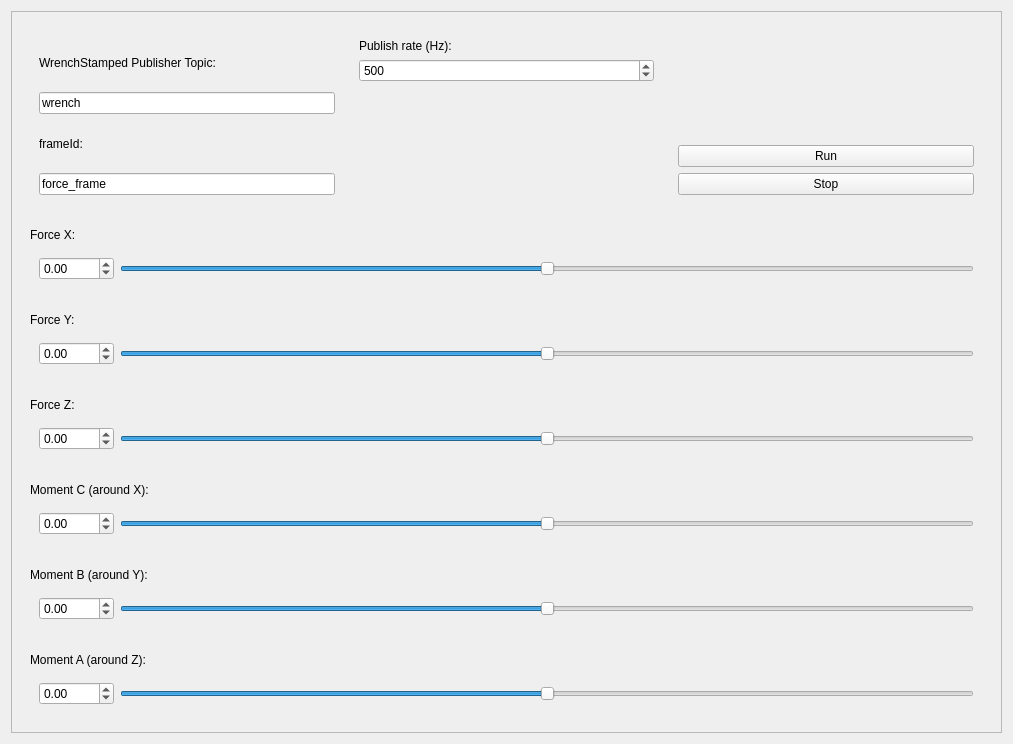
<?xml version="1.0" encoding="UTF-8"?>
<ui version="4.0">
 <class>Dialog</class>
 <widget class="QWidget" name="Dialog">
  <property name="geometry">
   <rect>
    <x>0</x>
    <y>0</y>
    <width>1013</width>
    <height>744</height>
   </rect>
  </property>
  <property name="windowTitle">
   <string>Dialog</string>
  </property>
  <layout class="QVBoxLayout" name="verticalLayout_8">
   <item>
    <widget class="QFrame" name="frame">
     <property name="frameShape">
      <enum>QFrame::StyledPanel</enum>
     </property>
     <property name="frameShadow">
      <enum>QFrame::Raised</enum>
     </property>
     <layout class="QVBoxLayout" name="verticalLayout_2">
      <item>
       <widget class="QWidget" name="widget_13" native="true">
        <layout class="QHBoxLayout" name="horizontalLayout_7">
         <item>
          <widget class="QWidget" name="widget_15" native="true">
           <layout class="QVBoxLayout" name="verticalLayout_11">
            <item>
             <widget class="QLabel" name="label">
              <property name="text">
               <string>WrenchStamped Publisher Topic:</string>
              </property>
             </widget>
            </item>
            <item>
             <widget class="QLineEdit" name="lineEdit_topic">
              <property name="sizePolicy">
               <sizepolicy hsizetype="Preferred" vsizetype="Fixed">
                <horstretch>0</horstretch>
                <verstretch>0</verstretch>
               </sizepolicy>
              </property>
              <property name="text">
               <string>wrench</string>
              </property>
             </widget>
            </item>
            <item>
             <widget class="QLabel" name="label_9">
              <property name="text">
               <string>frameId:</string>
              </property>
             </widget>
            </item>
            <item>
             <widget class="QLineEdit" name="lineEdit_frameId">
              <property name="sizePolicy">
               <sizepolicy hsizetype="Preferred" vsizetype="Fixed">
                <horstretch>0</horstretch>
                <verstretch>0</verstretch>
               </sizepolicy>
              </property>
              <property name="text">
               <string>force_frame</string>
              </property>
             </widget>
            </item>
           </layout>
          </widget>
         </item>
         <item>
          <widget class="QWidget" name="widget_16" native="true">
           <layout class="QVBoxLayout" name="verticalLayout_9">
            <item>
             <widget class="QLabel" name="label_8">
              <property name="text">
               <string>Publish rate (Hz):</string>
              </property>
             </widget>
            </item>
            <item>
             <widget class="QSpinBox" name="spinBox_rate">
              <property name="maximum">
               <number>1000</number>
              </property>
              <property name="value">
               <number>500</number>
              </property>
             </widget>
            </item>
            <item>
             <spacer name="verticalSpacer">
              <property name="orientation">
               <enum>Qt::Vertical</enum>
              </property>
              <property name="sizeHint" stdset="0">
               <size>
                <width>20</width>
                <height>40</height>
               </size>
              </property>
             </spacer>
            </item>
           </layout>
          </widget>
         </item>
         <item>
          <widget class="QWidget" name="widget_14" native="true">
           <layout class="QVBoxLayout" name="verticalLayout_10">
            <item>
             <spacer name="verticalSpacer_2">
              <property name="orientation">
               <enum>Qt::Vertical</enum>
              </property>
              <property name="sizeHint" stdset="0">
               <size>
                <width>20</width>
                <height>40</height>
               </size>
              </property>
             </spacer>
            </item>
            <item>
             <widget class="QPushButton" name="pushButton_run">
              <property name="text">
               <string>Run</string>
              </property>
             </widget>
            </item>
            <item>
             <widget class="QPushButton" name="pushButton_stop">
              <property name="text">
               <string>Stop</string>
              </property>
             </widget>
            </item>
           </layout>
          </widget>
         </item>
        </layout>
       </widget>
      </item>
      <item>
       <widget class="QWidget" name="widget_2" native="true">
        <layout class="QVBoxLayout" name="verticalLayout">
         <item>
          <widget class="QLabel" name="label_2">
           <property name="text">
            <string>Force X:</string>
           </property>
          </widget>
         </item>
         <item>
          <widget class="QWidget" name="widget" native="true">
           <layout class="QHBoxLayout" name="horizontalLayout">
            <item>
             <widget class="QDoubleSpinBox" name="doubleSpinBox_forceX">
              <property name="autoFillBackground">
               <bool>false</bool>
              </property>
              <property name="minimum">
               <double>-1000.000000000000000</double>
              </property>
              <property name="maximum">
               <double>1000.000000000000000</double>
              </property>
              <property name="singleStep">
               <double>0.100000000000000</double>
              </property>
             </widget>
            </item>
            <item>
             <widget class="QSlider" name="horizontalSlider_forceX">
              <property name="minimum">
               <number>-50</number>
              </property>
              <property name="maximum">
               <number>50</number>
              </property>
              <property name="orientation">
               <enum>Qt::Horizontal</enum>
              </property>
             </widget>
            </item>
           </layout>
          </widget>
         </item>
        </layout>
       </widget>
      </item>
      <item>
       <widget class="QWidget" name="widget_3" native="true">
        <layout class="QVBoxLayout" name="verticalLayout_3">
         <item>
          <widget class="QLabel" name="label_3">
           <property name="text">
            <string>Force Y:</string>
           </property>
          </widget>
         </item>
         <item>
          <widget class="QWidget" name="widget_4" native="true">
           <layout class="QHBoxLayout" name="horizontalLayout_2">
            <item>
             <widget class="QDoubleSpinBox" name="doubleSpinBox_forceY">
              <property name="minimum">
               <double>-1000.000000000000000</double>
              </property>
              <property name="maximum">
               <double>1000.000000000000000</double>
              </property>
              <property name="singleStep">
               <double>0.100000000000000</double>
              </property>
             </widget>
            </item>
            <item>
             <widget class="QSlider" name="horizontalSlider_forceY">
              <property name="minimum">
               <number>-50</number>
              </property>
              <property name="maximum">
               <number>50</number>
              </property>
              <property name="orientation">
               <enum>Qt::Horizontal</enum>
              </property>
             </widget>
            </item>
           </layout>
          </widget>
         </item>
        </layout>
       </widget>
      </item>
      <item>
       <widget class="QWidget" name="widget_5" native="true">
        <layout class="QVBoxLayout" name="verticalLayout_4">
         <item>
          <widget class="QLabel" name="label_4">
           <property name="text">
            <string>Force Z:</string>
           </property>
          </widget>
         </item>
         <item>
          <widget class="QWidget" name="widget_6" native="true">
           <layout class="QHBoxLayout" name="horizontalLayout_3">
            <item>
             <widget class="QDoubleSpinBox" name="doubleSpinBox_forceZ">
              <property name="minimum">
               <double>-1000.000000000000000</double>
              </property>
              <property name="maximum">
               <double>1000.000000000000000</double>
              </property>
              <property name="singleStep">
               <double>0.100000000000000</double>
              </property>
             </widget>
            </item>
            <item>
             <widget class="QSlider" name="horizontalSlider_forceZ">
              <property name="minimum">
               <number>-50</number>
              </property>
              <property name="maximum">
               <number>50</number>
              </property>
              <property name="orientation">
               <enum>Qt::Horizontal</enum>
              </property>
             </widget>
            </item>
           </layout>
          </widget>
         </item>
        </layout>
       </widget>
      </item>
      <item>
       <widget class="QWidget" name="widget_9" native="true">
        <layout class="QVBoxLayout" name="verticalLayout_6">
         <item>
          <widget class="QLabel" name="label_6">
           <property name="text">
            <string>Moment C (around X):</string>
           </property>
          </widget>
         </item>
         <item>
          <widget class="QWidget" name="widget_10" native="true">
           <layout class="QHBoxLayout" name="horizontalLayout_5">
            <item>
             <widget class="QDoubleSpinBox" name="doubleSpinBox_forceC">
              <property name="minimum">
               <double>-1000.000000000000000</double>
              </property>
              <property name="maximum">
               <double>1000.000000000000000</double>
              </property>
              <property name="singleStep">
               <double>0.100000000000000</double>
              </property>
             </widget>
            </item>
            <item>
             <widget class="QSlider" name="horizontalSlider_forceC">
              <property name="minimum">
               <number>-50</number>
              </property>
              <property name="maximum">
               <number>50</number>
              </property>
              <property name="orientation">
               <enum>Qt::Horizontal</enum>
              </property>
             </widget>
            </item>
           </layout>
          </widget>
         </item>
        </layout>
       </widget>
      </item>
      <item>
       <widget class="QWidget" name="widget_11" native="true">
        <layout class="QVBoxLayout" name="verticalLayout_7">
         <item>
          <widget class="QLabel" name="label_7">
           <property name="text">
            <string>Moment B (around Y):</string>
           </property>
          </widget>
         </item>
         <item>
          <widget class="QWidget" name="widget_12" native="true">
           <layout class="QHBoxLayout" name="horizontalLayout_6">
            <item>
             <widget class="QDoubleSpinBox" name="doubleSpinBox_forceB">
              <property name="minimum">
               <double>-1000.000000000000000</double>
              </property>
              <property name="maximum">
               <double>1000.000000000000000</double>
              </property>
              <property name="singleStep">
               <double>0.100000000000000</double>
              </property>
             </widget>
            </item>
            <item>
             <widget class="QSlider" name="horizontalSlider_forceB">
              <property name="minimum">
               <number>-50</number>
              </property>
              <property name="maximum">
               <number>50</number>
              </property>
              <property name="orientation">
               <enum>Qt::Horizontal</enum>
              </property>
             </widget>
            </item>
           </layout>
          </widget>
         </item>
        </layout>
       </widget>
      </item>
      <item>
       <widget class="QWidget" name="widget_7" native="true">
        <layout class="QVBoxLayout" name="verticalLayout_5">
         <item>
          <widget class="QLabel" name="label_5">
           <property name="text">
            <string>Moment A (around Z):</string>
           </property>
          </widget>
         </item>
         <item>
          <widget class="QWidget" name="widget_8" native="true">
           <layout class="QHBoxLayout" name="horizontalLayout_4">
            <item>
             <widget class="QDoubleSpinBox" name="doubleSpinBox_forceA">
              <property name="minimum">
               <double>-1000.000000000000000</double>
              </property>
              <property name="maximum">
               <double>1000.000000000000000</double>
              </property>
              <property name="singleStep">
               <double>0.100000000000000</double>
              </property>
             </widget>
            </item>
            <item>
             <widget class="QSlider" name="horizontalSlider_forceA">
              <property name="minimum">
               <number>-50</number>
              </property>
              <property name="maximum">
               <number>50</number>
              </property>
              <property name="orientation">
               <enum>Qt::Horizontal</enum>
              </property>
             </widget>
            </item>
           </layout>
          </widget>
         </item>
        </layout>
       </widget>
      </item>
     </layout>
    </widget>
   </item>
  </layout>
 </widget>
 <resources/>
 <connections/>
</ui>
